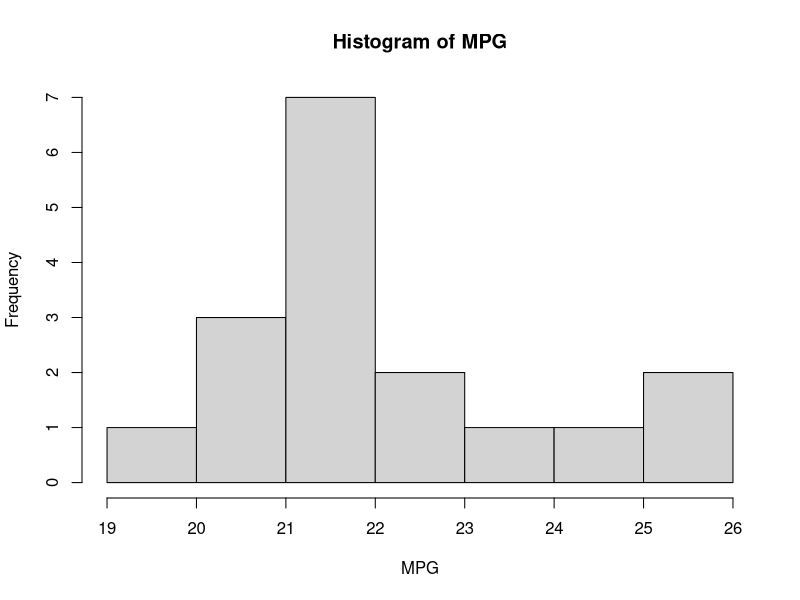
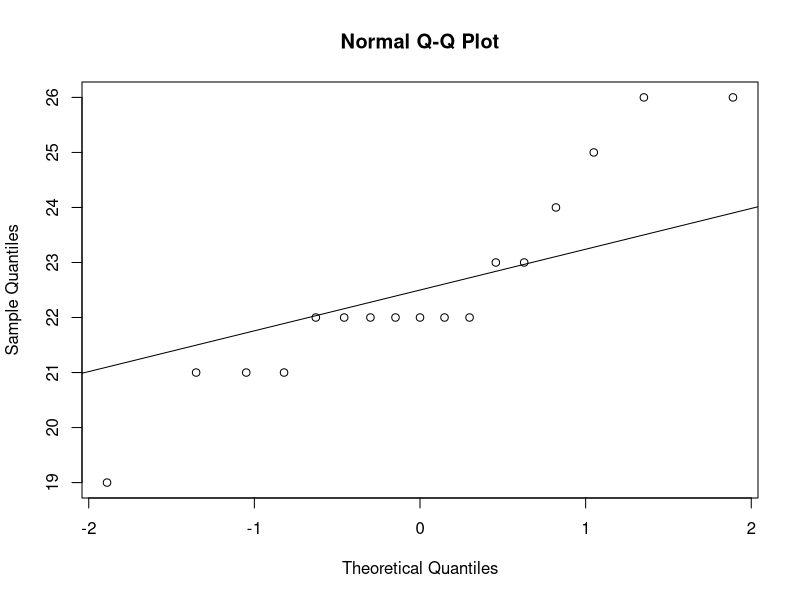

Reproduce these figures in R, in order. (Note: this script raises an error after producing the figures.)
## ---- chunk 1
#1
pnorm(-2.45)

pnorm(-0.43)

pnorm(1.35)

pnorm(3.49)
## ---- chunk 2
#2
1 - pnorm(-3.01)

1 - pnorm(-1.59)

1 - pnorm(1.78)

1 - pnorm(3.11)

## ---- chunk 3
#3

pnorm(2.04) - pnorm(-2.04)

pnorm(0) - pnorm(-0.55)

pnorm(2.76) - pnorm(-1.04)

## ---- chunk 4
#4
pnorm(-2) + (1-pnorm(2))

pnorm(-1.56) + (1-pnorm(2.56))

pnorm(-0.24) + (1-pnorm(1.20))

## ---- chunk 5
#5
m <- 50
sd <- 12

zvalue <- function(x, mean, sd) {
  (x - mean)/sd
}

#zvalue(50, m, sd)

#zvalue(34, m, sd)

pnorm(zvalue(50, m, sd)) - pnorm(zvalue(34, m, sd))


#1 - zvalue(60, m, sd)

#zvalue(30, m, sd)

(pnorm(zvalue(30, m, sd)) + pnorm(1 - zvalue(60, m, sd))) * 100


z <- qnorm(0.80)

x <- (z*sd) + m
x

## ---- chunk 6
#5d
m <- 50
sd <- 10

zvalue <- function(x, mean, sd) {
  (x - mean)/sd
}

pnorm(zvalue(50, m, sd)) - pnorm(zvalue(34, m, sd))

(pnorm(zvalue(30, m, sd)) + pnorm(1 - zvalue(60, m, sd))) * 100


z <- qnorm(0.80)

x <- (z*sd) + m
x

## ---- chunk 7
#TEST
m = 100
sd = 15
  
zvalue <- function(x, mean, sd) {
  (x - mean)/sd
}

zvalue(110,100,15)


## ---- chunk 8
#6
m <- 73
sd <- 8

zvalue <- function(x, mean, sd) {
  (x - mean)/sd
}

pnorm(zvalue(91,m,sd)) * 100


(pnorm(zvalue(89,m,sd)) - pnorm(zvalue(65,m,sd))) *100


z <- qnorm(0.05)

x <- (z*sd) + m
x

## ---- chunk 9
#7
MPG <- c(22,23,21,22,25,26,22,22,21,19,22,22,26,23,24,21,22)

hist(MPG)

qqnorm(MPG)
qqline(MPG)

## ---- chunk 10
#TEST
hist(sort(scale(SUV)))

qqnorm(sort(scale(SUV)))
qqline(sort(scale(SUV)))
## ---- chunk 11
#8
library(readxl)
#utility <- read_excel("Utility.xlsx")

hist(utility$`Utility Charge`)

qqnorm(utility$`Utility Charge`)
qqline(utility$`Utility Charge`)


## ---- chunk 12
#9
z <- seq(-3,3,length=100)

y <- 1/sqrt(2*pi)*exp(-z^2/2)

plot(z, y, type = "l")

